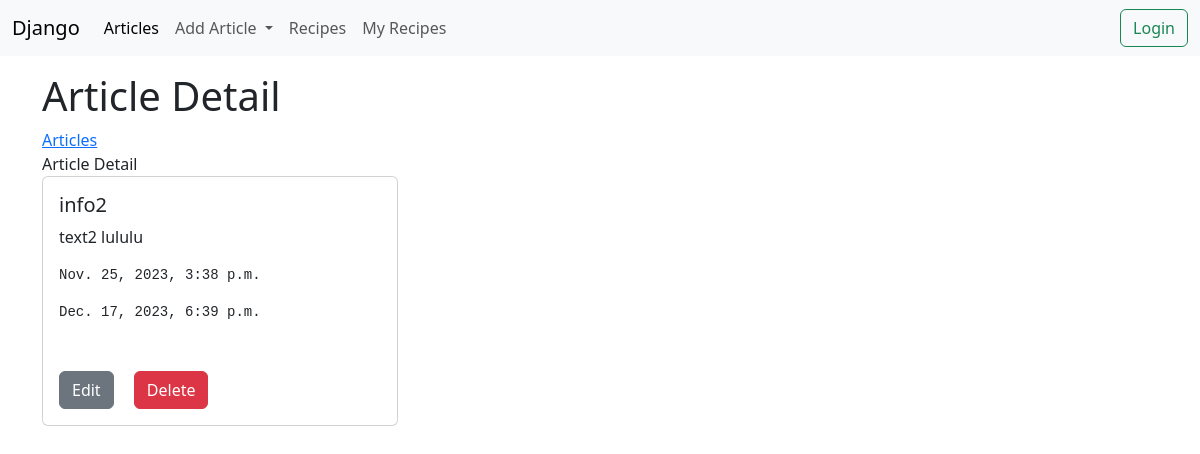
Page /article/info2/ on the committed database.
### article/models.py (models this page shows, shortened)
class Article(models.Model):
    title = models.CharField(max_length=221)
    content = models.TextField()
    slug = models.SlugField(null=True, unique=True)
    image = models.ImageField(upload_to='articles/', null=True, blank=True)
    modified_date = models.DateTimeField(auto_now=True)
    created_date = models.DateTimeField(auto_now_add=True)
    objects = ArticleManager()

### article/views.py (the view)
# urls.py: path('article/<slug:slug>/', article_detail, name='detail'),
def article_detail(request, slug):
    article = Article.objects.get(slug=slug)
    context = {
        'object': article
    }
    return render(request, "article/detail.html", context)

### article/models.py (called while the page is built)
    def get_queryset(self):
        return ArticleQuerySet(self.model, using=self._db)

### templates/article/detail.html (shortened to what this page needs)
{% extends 'base.html' %}
{% block header %}
    <h1>Article Detail</h1>
{% endblock %}
{% block content %}
    {% block primary_links %}
        {{ block.super }}
        <span>Article Detail</span>
    {% endblock %}
    <div class="row">
        <div class="col-md-4">
            <div class="card">
                <div class="card-body">
                    <h5 class="card-title">{{ object.title }}</h5>
                    <p class="card-text">{{ object.content }}</p>
                    <pre>{{ object.created_date }}</pre>
                    <pre>{{ object.modified_date }}</pre>
                </div>
                <div class="card-body">
                    <a href="{% url 'article:change-form' object.id %}" class="card-link btn btn-secondary">Edit</a>
                    <a href="{% url 'article:delete' object.id %}" class="card-link btn btn-danger">Delete</a>
                </div>
            </div>
        </div>
    </div>
{% endblock %}

### rows in the picture
Article: title "info2", content "text2 lululu", created_date "Nov. 25, 2023, 3:38 p.m.", modified_date "Dec. 17, 2023, 6:39 p.m."
